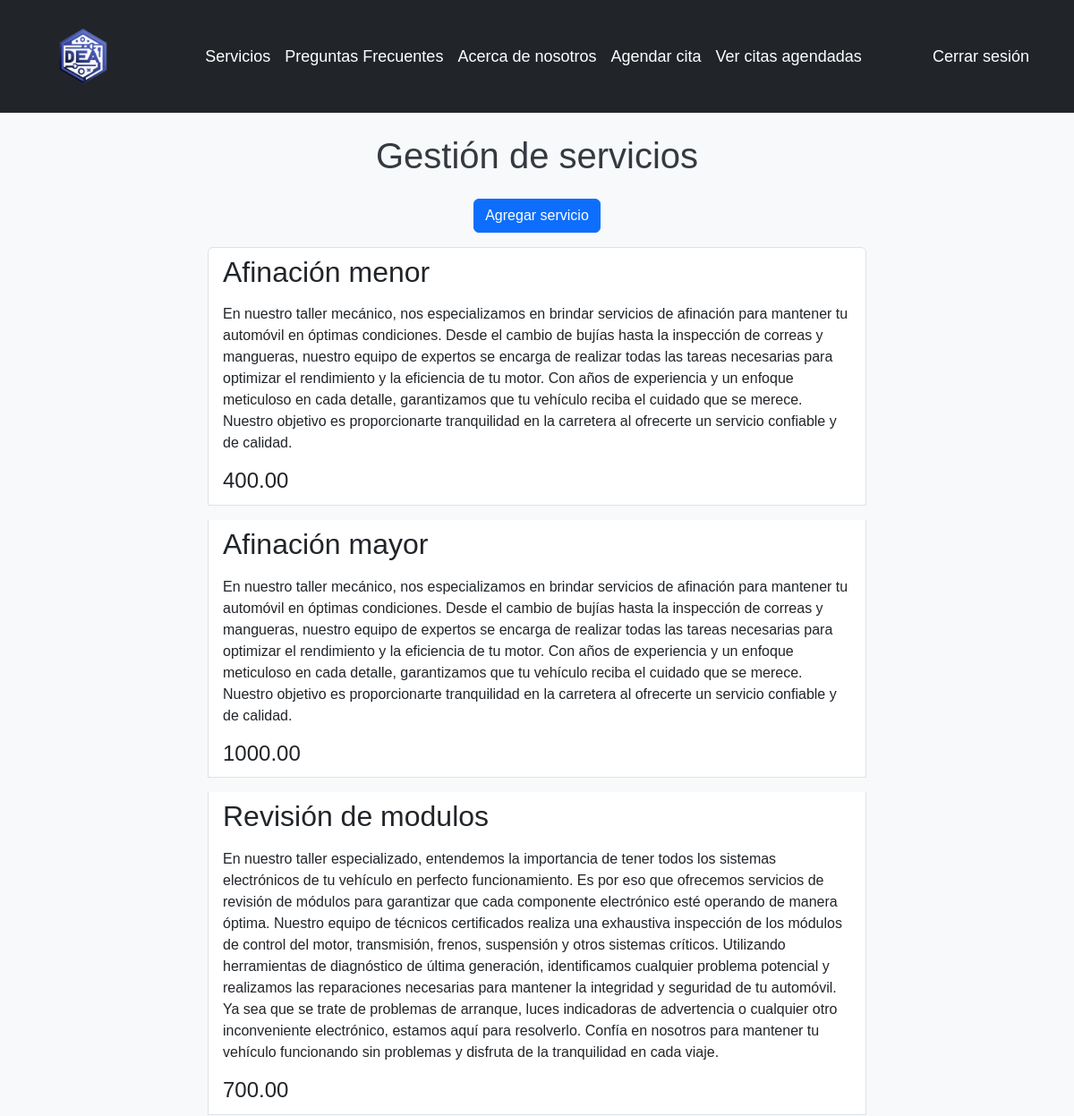
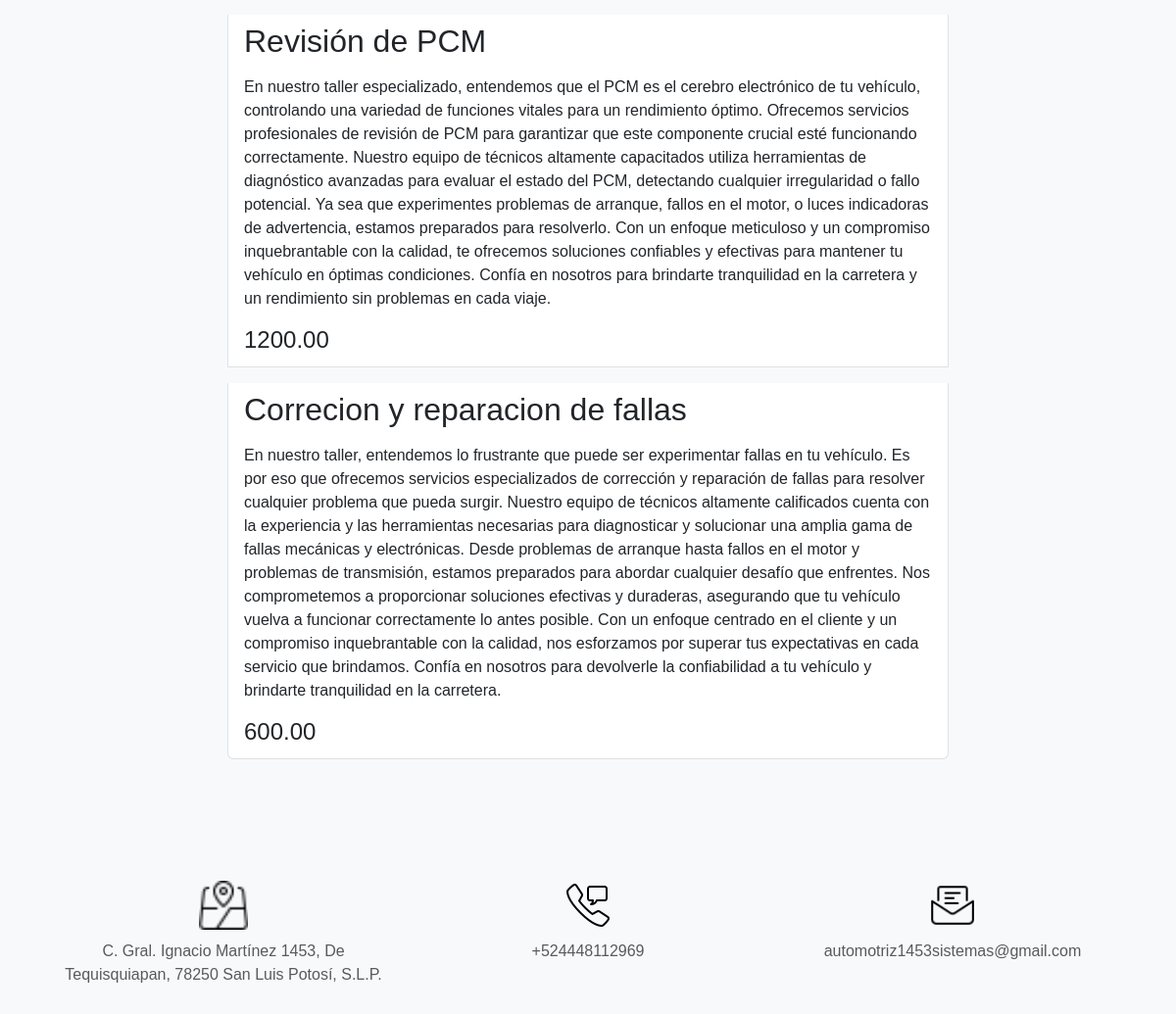
/gestion_servicios/ (signed in), run on the app's committed database (2 pictures, top to bottom).
### autenticacion/models.py (models this page shows)
class Servicio(models.Model):
    nombre = models.CharField(max_length=100)
    descripcion = models.TextField()
    precio = models.DecimalField(max_digits=8, decimal_places=2)
    def __str__(self):
        return self.nombre

### autenticacion/views.py (the view)
# urls.py: path('gestion_servicios/', v_auth.gestion_servicios, name='gestion_servicios'),
@login_required
def gestion_servicios(request):
    servicios = Servicio.objects.all()
    print(servicios)
    return render(request, "gestionServicios.html",{
        "servicios": servicios
    })

### main/templates/gestionServicios.html (shortened to what this page needs)
<!DOCTYPE html>
<html lang="en">
<head>
    {% extends 'layouts/base.html' %}
    {% block content %}
    <main class="container">
        <div class="row">
            <div class="col-12">
                <h1 class="text-center mt-4">Gestión de servicios</h1>
            </div>
            <div class="col-lg-8 offset-lg-2 col-md-10 offset-md-1">
                <div class="text-center my-3">
                    <a href="{% url 'alta_servicio' %}" class="btn btn-primary">Agregar servicio</a>
                </div>
                <ul class="list-group">
                    {% for servicio in servicios %}
                    <a class="list-group-item list-group-item-action mb-3" href="{% url 'modificar_servicio' servicio.id %}">
                        <header class="d-flex justify-content-between align-items-center w-100">
                            <h2 class="h2 mb-0 font-weight-bold">{{servicio.nombre}}</h2>
                        </header>
                        <p class="mb-1 mt-3">{{servicio.descripcion}}</p>
                        <p class="h4 mb-1 mt-3">{{servicio.precio}}</p>
                    </a>
                    {% endfor %}
                </ul>
            </div>
        </div>
    </main>
    {% endblock %}

### main/templates/layouts/base.html (style rules this page uses)
body { font-family: Arial, sans-serif; background-color: #f8f9fa; color: #343a40; }

### data on the page
Servicio: nombre "Afinación menor", descripcion "En nuestro taller mecánico, nos especializamos en brindar servicios de afinación para mantener tu automóvil en óptimas condiciones. Desde el cambio de bujías hasta la inspección de correas y mangueras, nuestro equipo de expertos se encarga de realizar todas las tareas necesarias para optimizar el rendimiento y la eficiencia de tu motor. Con años de experiencia y un enfoque meticuloso en cada detalle, garantizamos que tu vehículo reciba el cuidado que se merece. Nuestro objetivo es proporcionarte tranquilidad en la carretera al ofrecerte un servicio confiable y de calidad.", precio "400.00"
Servicio: nombre "Afinación mayor", descripcion "En nuestro taller mecánico, nos especializamos en brindar servicios de afinación para mantener tu automóvil en óptimas condiciones. Desde el cambio de bujías hasta la inspección de correas y mangueras, nuestro equipo de expertos se encarga de realizar todas las tareas necesarias para optimizar el rendimiento y la eficiencia de tu motor. Con años de experiencia y un enfoque meticuloso en cada detalle, garantizamos que tu vehículo reciba el cuidado que se merece. Nuestro objetivo es proporcionarte tranquilidad en la carretera al ofrecerte un servicio confiable y de calidad.", precio "1000.00"
Servicio: nombre "Revisión de modulos", descripcion "En nuestro taller especializado, entendemos la importancia de tener todos los sistemas electrónicos de tu vehículo en perfecto funcionamiento. Es por eso que ofrecemos servicios de revisión de módulos para garantizar que cada componente electrónico esté operando de manera óptima. Nuestro equipo de técnicos certificados realiza una exhaustiva inspección de los módulos de control del motor, transmisión, frenos, suspensión y otros sistemas críticos. Utilizando herramientas de diagnóstico de última generación, identificamos cualquier problema potencial y realizamos las reparaciones necesarias para mantener la integridad y seguridad de tu automóvil. Ya sea que se trate de problemas de arranque,…", precio "700.00"
Servicio: nombre "Revisión de PCM", descripcion "En nuestro taller especializado, entendemos que el PCM es el cerebro electrónico de tu vehículo, controlando una variedad de funciones vitales para un rendimiento óptimo. Ofrecemos servicios profesionales de revisión de PCM para garantizar que este componente crucial esté funcionando correctamente. Nuestro equipo de técnicos altamente capacitados utiliza herramientas de diagnóstico avanzadas para evaluar el estado del PCM, detectando cualquier irregularidad o fallo potencial. Ya sea que experimentes problemas de arranque, fallos en el motor, o luces indicadoras de advertencia, estamos preparados para resolverlo. Con un enfoque meticuloso y un compromiso inquebrantable con la calidad, te…", precio "1200.00"
Servicio: nombre "Correcion y reparacion de fallas", descripcion "En nuestro taller, entendemos lo frustrante que puede ser experimentar fallas en tu vehículo. Es por eso que ofrecemos servicios especializados de corrección y reparación de fallas para resolver cualquier problema que pueda surgir. Nuestro equipo de técnicos altamente calificados cuenta con la experiencia y las herramientas necesarias para diagnosticar y solucionar una amplia gama de fallas mecánicas y electrónicas. Desde problemas de arranque hasta fallos en el motor y problemas de transmisión, estamos preparados para abordar cualquier desafío que enfrentes. Nos comprometemos a proporcionar soluciones efectivas y duraderas, asegurando que tu vehículo vuelva a funcionar correctamente lo…", precio "600.00"
